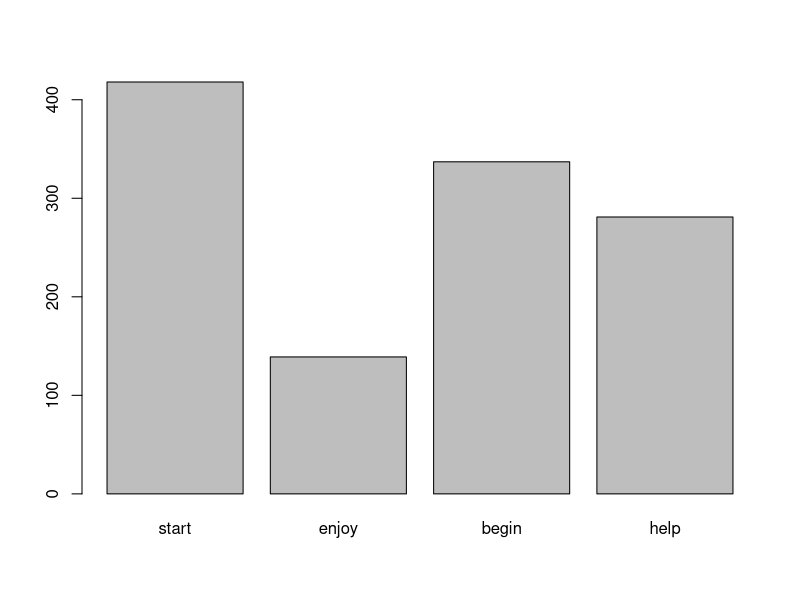
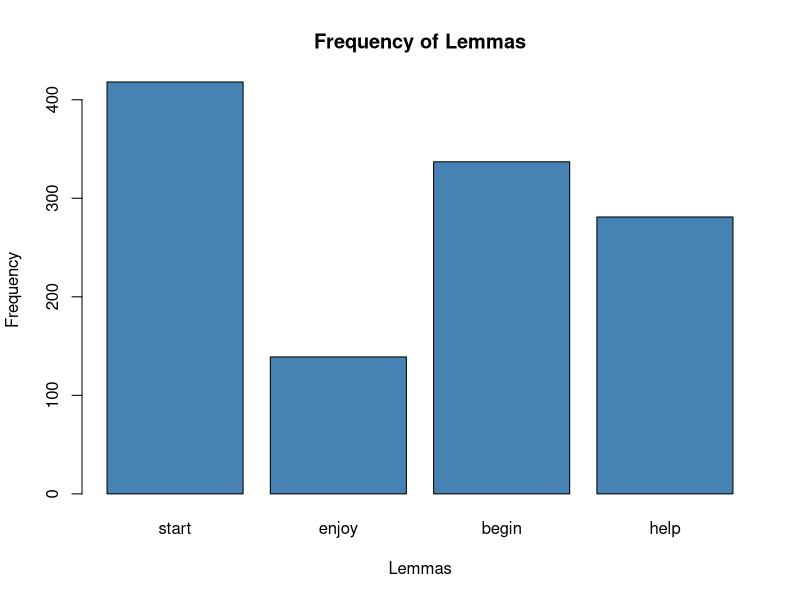

These charts were generated, in order, by the following R code:
## ---- chunk 1
lemma <- c("start", "enjoy", "begin", "help")
## ---- chunk 2
frequency <- c(418, 139, 337, 281)
## ---- chunk 3
barplot(frequency, names.arg = lemma)
## ---- chunk 4
barplot(frequency, names.arg = lemma, 
        main = "Frequency of Lemmas", # title
        xlab = "Lemmas",  # label for x-axis
        ylab = "Frequency", # label for y-axis
        col = "steelblue") # color
## ---- chunk 5
print(lemma)

print(frequency)
## ---- chunk 6
lemma[1]
## ---- chunk 7
frequency[3]
## ---- chunk 8
frequency[2:4]
## ---- chunk 9
#| code-fold: true
#| code-summary: "Solution:"

pp3 <- c("he", "she", "it", "him", "her", "they", "them")
## ---- chunk 10
    #| code-fold: true
    #| code-summary: "Solution:"

    print(pp3[4]) # or simply

    pp3[4]
## ---- chunk 11
    #| code-fold: true
    #| code-summary: "Solution:"

    pp3[3:5]
## ---- chunk 12
    #| code-fold: true
    #| code-summary: "Solution:"

    pp3
## ---- chunk 13
    #| code-fold: true
    #| code-summary: "Solution:"

    pp3[c(1, 3, 5)]
## ---- chunk 14
"they" %in% pp3
## ---- chunk 15
    #| code-fold: true
    #| code-summary: "Solution:"

    "him" %in% pp3 # TRUE
## ---- chunk 16
    #| code-fold: true
    #| code-summary: "Solution:"

    "you" %in% pp3 # FALSE
## ---- chunk 17
    #| code-fold: true
    #| code-summary: "Solution:"

    c("it", "them") %in% pp3 # TRUE TRUE
## ---- chunk 18
    #| code-fold: true
    #| code-summary: "Solution:"

    c("we", "us", "them") %in% pp3 # FALSE FALSE TRUE
## ---- chunk 19
which(pp3 == "they") # Note the two equal signs == !
## ---- chunk 20
#| code-fold: true
#| code-summary: "Solution:"

# "him"
which(pp3 == "it")

# "you"
which(pp3 == "them")

